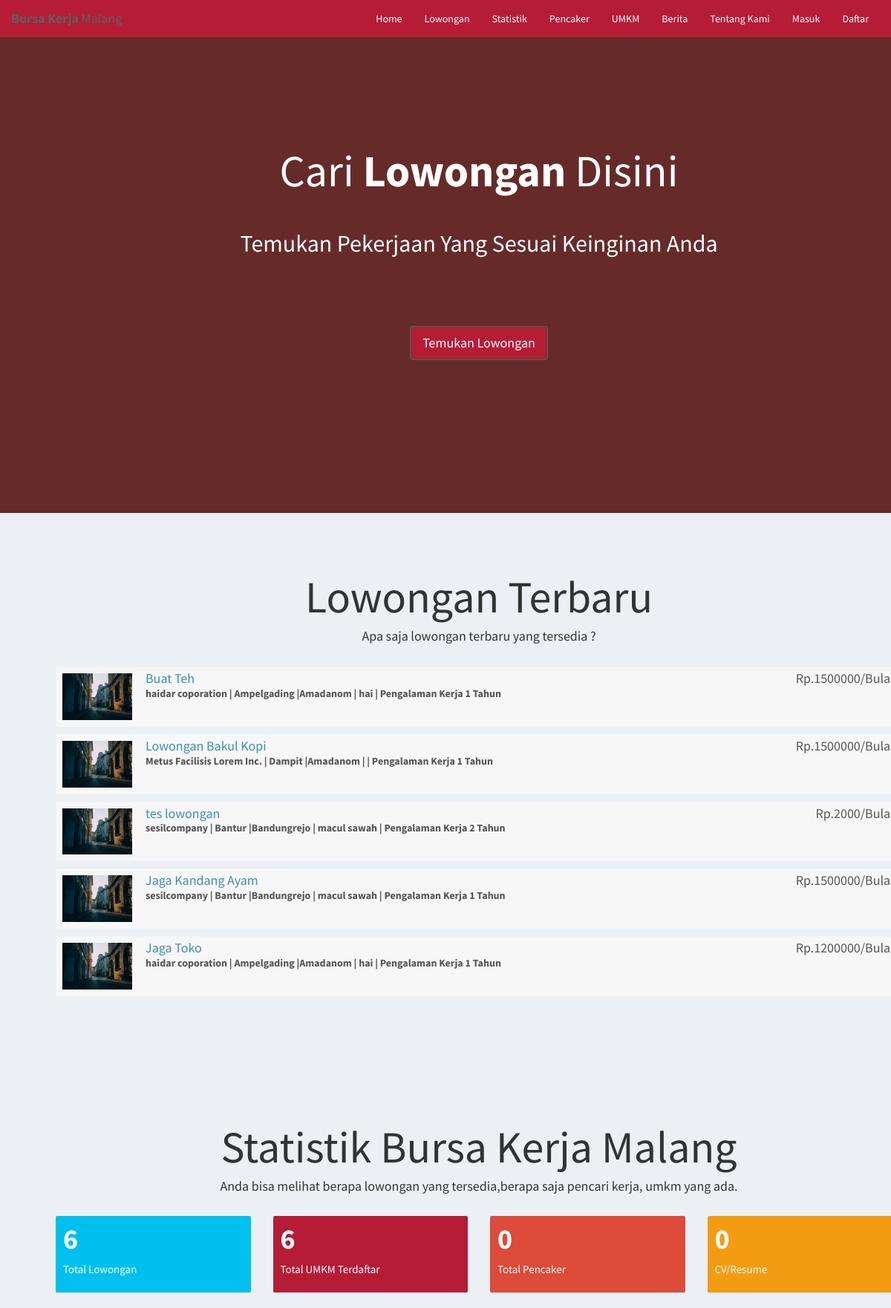
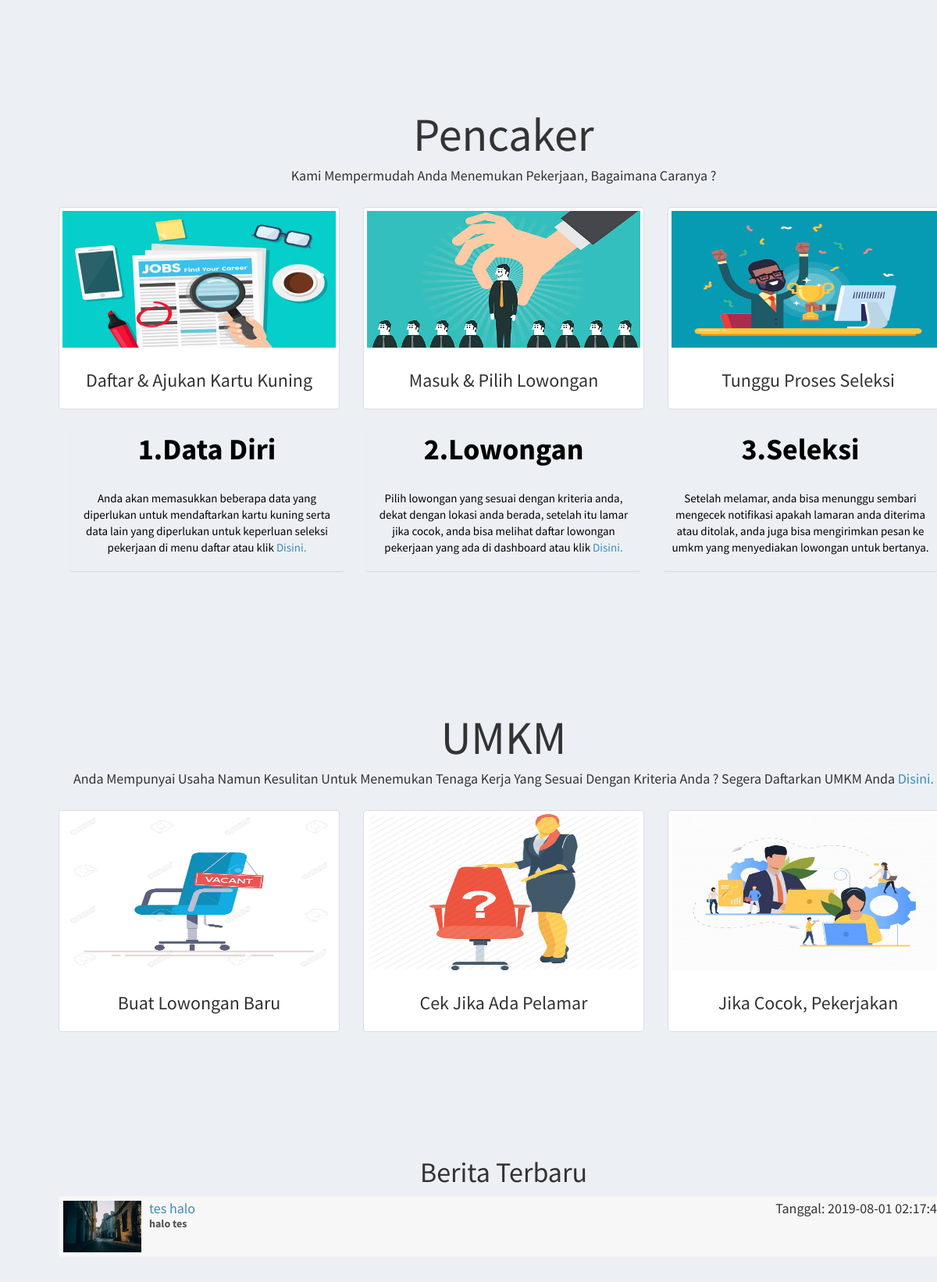
The page / (upper part) on the database its author committed (2 pictures, top to bottom).
### tables this page shows
CREATE TABLE `company` (
  `id_company` int(11) NOT NULL,
  `name` varchar(255) NOT NULL,
  `companyname` varchar(255) NOT NULL,
  `kecamatan` varchar(255) NOT NULL,
  `kelurahan_desa` varchar(255) NOT NULL,
  `alamat` varchar(255) NOT NULL,
  `contactno` varchar(255) NOT NULL,
  `website` varchar(255) NOT NULL,
  `email` varchar(255) NOT NULL,
  `password` varchar(255) NOT NULL,
  `aboutme` varchar(255) DEFAULT NULL,
  `logo` varchar(255) NOT NULL,
  `createdAt` timestamp NOT NULL DEFAULT CURRENT_TIMESTAMP,
  `active` int(11) NOT NULL DEFAULT '2',
  `id_pengusaha` int(11) NOT NULL
);

CREATE TABLE `buat_lowongan` (
  `id_jobpost` int(11) NOT NULL,
  `id_company` int(11) NOT NULL,
  `jobtitle` varchar(255) NOT NULL,
  `description` text NOT NULL,
  `minimumsalary` varchar(255) NOT NULL,
  `maximumsalary` varchar(255) NOT NULL,
  `experience` varchar(255) NOT NULL,
  `qualification` varchar(255) NOT NULL,
  `createdat` timestamp NOT NULL DEFAULT CURRENT_TIMESTAMP
);

CREATE TABLE `buat_artikel` (
  `id_berita` int(11) NOT NULL,
  `id_company` int(11) NOT NULL,
  `judul_berita` varchar(255) NOT NULL,
  `deskripsi` text NOT NULL,
  `pict_article` varchar(255) NOT NULL,
  `createdat` timestamp NOT NULL DEFAULT CURRENT_TIMESTAMP
);

### index.php (the view, shortened to what this page needs)
<?php
  require_once("landingpage/db.php");
?>
<!DOCTYPE html>
<html>
<head>
  <link rel="stylesheet" href="https://cdnjs.cloudflare.com/ajax/libs/twitter-bootstrap/3.3.7/css/bootstrap.min.css">
  <link rel="stylesheet" href="css/style2.css">
  <link rel="stylesheet" href="https://cdnjs.cloudflare.com/ajax/libs/ionicons/2.0.1/css/ionicons.min.css">
  <link rel="stylesheet" href="css/AdminLTE.min.css">
  <link rel="stylesheet" href="css/_all-skins.min.css">
  <link rel="stylesheet" href="css/custom.css">
</head>
<body class="hold-transition skin-green sidebar-mini">
  <div class="wrapper">
  <header class="main-header">
      <nav class="navbar navbar-default" style="position: fixed; width: 100%; margin: 0px;" >
  <div class="container-fluid">
    <div class="navbar-header">
      <a class="navbar-brand" href="index.php"><b>Bursa Kerja</b> Malang</a>
    </div>
    <div class="collapse navbar-collapse" id="bs-example-navbar-collapse-1">
      <ul class="nav navbar-nav navbar-right">
      <li>
              <a href="#home">Home</a>
            </li>
            <li>
              <a href="#lowongan">Lowongan</a>
            </li>
            <li>
              <a href="#statistics">Statistik</a>
            </li>
            <li>
              <a href="#candidates">Pencaker</a>
            </li>
           <li>
            <a href="#company">UMKM</a>
          </li>
          <li>
              <a href="#berita">Berita</a>
            </li>
          <li>
            <a href="#about">Tentang Kami</a>
          </li>
          <?php if(empty($_SESSION['id_user']) && empty($_SESSION['id_company'])) { ?>
            <li>
              <a href="landingpage/login.php">Masuk</a>
            </li>
            <li>
              <a href="landingpage/sign-up.php">Daftar</a>
            </li>
          <?php } ?>
      </ul>
    </div>
  </div>
</nav>
  </header>
  <div class="content-wrapper" style="margin-left: 0px;">
    <section class="content-header bg-main padding-5" id="home" >
      <div class="container">
        <div class="row">
          <div class="col-md-12 text-center index-head">
            <h1>Cari <strong>Lowongan</strong> Disini</h1>
            <p>Temukan Pekerjaan Yang Sesuai Keinginan Anda</p>
            <p><a class="btn btn-success btn-lg" href="landingpage/jobs.php" role="button">Temukan Lowongan</a></p>
          </div>
        </div>
      </div>
    </section>
    <section class="content-header padding-5" id="lowongan">
      <div class="container">
      <div class="row">
          <div class="col-md-12 latest-job margin-bottom-20">
            <h1 class="text-center">Lowongan Terbaru</h1>
            <center><h4>Apa saja lowongan terbaru yang tersedia ?</h4></center>
            <br>
            <?php
          $sql = "SELECT * FROM buat_lowongan Order By Rand() Limit 5";
          $result = $conn->query($sql);
          if($result->num_rows > 0) {
            while($row = $result->fetch_assoc())
            {
              $sql1 = "SELECT * FROM company WHERE id_company='$row[id_company]'";
              $result1 = $conn->query($sql1);
              if($result1->num_rows > 0) {
                while($row1 = $result1->fetch_assoc())
                {
             ?>
            <div class="attachment-block clearfix">
              <img class="attachment-img" style="margin-right: 15px; padding: 3px" src="img/photo1.png" alt="Attachment Image">
              <div class="attachment-text">
                <h4 class="attachment-heading"><a href="landingpage/view-job-post.php?id=<?php echo $row['id_jobpost']; ?>"><?php echo $row['jobtitle']; ?></a> <span class="attachment-heading pull-right">Rp.<?php echo $row['maximumsalary']; ?>/Bulan</span></h4>
                <div class="attachment-text">
                    <div><strong><?php echo $row1['companyname']; ?> | <?php echo $row1['kecamatan']; ?> |<?php echo $row1['kelurahan_desa']; ?> | <?php echo $row1['aboutme']; ?> | Pengalaman Kerja <?php echo $row['experience']; ?> Tahun</strong></div>
                </div>
              </div>
            </div>
          <?php
              }
            }
            }
          }
          ?>
          </div>
        </div>
      </div>
    </section>
    <section id="statistics" class="content-header padding-5">
      <div class="container">
        <div class="row">
          <div class="col-md-12 text-center latest-job margin-bottom-20">
            <h1>Statistik Bursa Kerja Malang</h1>
            <center><h4>Anda bisa melihat berapa lowongan yang tersedia,berapa saja pencari kerja, umkm yang ada.</h4></center>
          </div>
        </div>
        <div class="row">
        <div class="col-lg-3 col-xs-6">
          <div class="small-box bg-aqua">
            <div class="inner">
             <?php
                      $sql = "SELECT * FROM buat_lowongan";
                      $result = $conn->query($sql);
                      if($result->num_rows > 0) {
                        $totalno = $result->num_rows;
                      } else {
                        $totalno = 0;
                      }
                    ?>
              <h3><?php echo $totalno; ?></h3>
              <p>Total Lowongan</p>
            </div>
          </div>
        </div>
        <div class="col-lg-3 col-xs-6">
          <div class="small-box bg-green">
            <div class="inner">
                  <?php
                      $sql = "SELECT * FROM company WHERE active='1'";
                      $result = $conn->query($sql);
                      if($result->num_rows > 0) {
                        $totalno = $result->num_rows;
                      } else {
                        $totalno = 0;
                      }
                    ?>
              <h3><?php echo $totalno; ?></h3>
              <p>Total UMKM Terdaftar</p>
            </div>
          </div>
        </div>
        <div class="col-lg-3 col-xs-6">
          <div class="small-box bg-red">
            <div class="inner">
               <?php
                      $sql = "SELECT * FROM users WHERE active='1'";
                      $result = $conn->query($sql);
                      if($result->num_rows > 0) {
                        $totalno = $result->num_rows;
                      } else {
                        $totalno = 0;
                      }
                    ?>
              <h3><?php echo $totalno; ?></h3>
              <p>Total Pencaker</p>
            </div>
          </div>
        </div>
        <div class="col-lg-3 col-xs-6">
          <div class="small-box bg-yellow">
            <div class="inner">
             <?php
                      $sql = "SELECT * FROM users WHERE resume!=''";
                      $result = $conn->query($sql);
                      if($result->num_rows > 0) {
                        $totalno = $result->num_rows;
                      } else {
                        $totalno = 0;
                      }
                    ?>
              <h3><?php echo $totalno; ?></h3>
              <p>CV/Resume</p>
            </div>
          </div>
        </div>
      </div>
      </div>
    </section>
    <section id="candidates" class="content-header padding-5">
      <div class="container margin-top-30">
        <div class="row">
          <div class="col-md-12 text-center latest-job margin-bottom-20">
            <h1>Pencaker</h1>
            <h4>Kami Mempermudah Anda Menemukan Pekerjaan, Bagaimana Caranya ?</h4>
          </div>
        </div>
        <div class="row">
          <div class="col-sm-4 col-md-4">
            <div class="thumbnail candidate-img">
              <img src="img/job1.jpg" alt="Browse Jobs">
              <div class="caption">
                <h3 class="text-center">Daftar & Ajukan Kartu Kuning</h3>
              </div>
            </div>
          </div>
          <div class="col-sm-4 col-md-4">
            <div class="thumbnail candidate-img">
              <img src="img/job2.jpg" alt="Apply & Get Interviewed">
              <div class="caption">
                <h3 class="text-center">Masuk & Pilih Lowongan</h3>
              </div>
            </div>
          </div>
          <div class="col-sm-4 col-md-4">
            <div class="thumbnail candidate-img">
              <img src="img/job3.jpg" alt="Start A Career">
              <div class="caption">
                <h3 class="text-center">Tunggu Proses Seleksi </h3>
              </div>
            </div>
          </div>
        </div>
      </div>
      <div class="container margin-top-30">
        <div class="row">
          <div class="col-md-12 text-center latest-job margin-bottom-20">
      <div class="col-lg-4 col-xs-9">
          <div class="small-box bg-grey">
            <div class="inner">
            <h3 style="color:black;">1.Data Diri</h3><br>
            <p style="color:black;">Anda akan memasukkan beberapa data yang diperlukan untuk mendaftarkan kartu kuning serta data lain yang diperlukan untuk keperluan seleksi pekerjaan di menu daftar atau klik <a href="landingpage/register-candidates.php">Disini.</a></p>
      </div>
      </div>
      </div>
      <div class="col-lg-4 col-xs-9">
          <div class="small-box bg-grey">
            <div class="inner">
            <h3 style="color:black;">2.Lowongan</h3><br>
            <p style="color:black;">Pilih lowongan yang sesuai dengan kriteria anda, dekat dengan lokasi anda berada, setelah itu lamar jika cocok, anda bisa melihat daftar lowongan pekerjaan yang ada di dashboard atau klik <a href="landingpage/register-candidates.php">Disini.</a> </p>
      </div>
      </div>
      </div>
      <div class="col-lg-4 col-xs-9">
          <div class="small-box bg-grey">
            <div class="inner">
            <h3 style="color:black;">3.Seleksi</h3><br>
            <p style="color:black;">Setelah melamar, anda bisa menunggu sembari mengecek notifikasi apakah lamaran anda diterima atau ditolak, anda juga bisa mengirimkan pesan ke umkm yang menyediakan lowongan untuk bertanya.</p>
      </div>
      </div>
      </div>
      </div>
    </section>
    <section id="company" class="content-header padding-5">
      <div class="container">
        <div class="row">
          <div class="col-md-12 text-center latest-job margin-bottom-20">
            <h1>UMKM</h1>
            <h4>Anda Mempunyai Usaha Namun Kesulitan Untuk Menemukan Tenaga Kerja Yang Sesuai Dengan Kriteria Anda ? Segera Daftarkan UMKM Anda <a href="landingpage/register-company.php">Disini.</a></h4>
          </div>
        </div>
        <div class="row">
          <div class="col-sm-4 col-md-4">
            <div class="thumbnail company-img">
              <img src="img/umkm1.jpg" alt="Browse Jobs">
              <div class="caption">
                <h3 class="text-center">Buat Lowongan Baru</h3>
              </div>
            </div>
          </div>
          <div class="col-sm-4 col-md-4">
            <div class="thumbnail company-img">
              <img src="img/umkm2.png" alt="Apply & Get Interviewed">
              <div class="caption">
                <h3 class="text-center">Cek Jika Ada Pelamar</h3>
              </div>
            </div>
          </div>
          <div class="col-sm-4 col-md-4">
            <div class="thumbnail company-img">
              <img src="img/umkm3.jpg" alt="Start A Career">
              <div class="caption">
                <h3 class="text-center">Jika Cocok, Pekerjakan</h3>
              </div>
            </div>
          </div>
        </div>
      </div>
    </section>
    <section id="berita" class="content-header padding-5">
      <div class="container">
        <div class="row">
          <div class="col-md-12 latest-job margin-bottom-20">
            <center>
            <h1>Berita Terbaru</h1>
            </center>
            <?php
            $sql = "SELECT * FROM buat_artikel Order By Rand() Limit 5";
          $result = $conn->query($sql);
          if($result->num_rows > 0) {
            while($row = $result->fetch_assoc())
            {
             ?>
            <div class="attachment-block clearfix">
              <img class="attachment-img" src="img/photo1.png" alt="Attachment Image">
              <div class="attachment-pushed">
                <h4 class="attachment-heading"><a href="landingpage/view-article.php?id=<?php echo $row['id_berita']; ?>"><?php echo $row['judul_berita']; ?></a> <span class="attachment-heading pull-right">Tanggal: <?php echo $row['createdat']; ?></span></h4>
                <div class="attachment-text">
                    <div><strong><?php echo $row['deskripsi']; ?></strong></div>
                </div>
              </div>
            </div>
          <?php
            }
          }
          ?>
          </div>
        </div>
      </div>
    </section>
  </div>
</div>
</body>
</html>

### css/custom.css (style rules this page uses)
.bg-main { background: linear-gradient(0deg, rgba(0, 0, 0, 0.5), rgba(0, 0, 0, 0.5)), url(../img/mlg.jpg) no-repeat center center fixed !important; -webkit-background-size: cover; -moz-background-size: cover; -o-background-size: cover; background-size: cover !important; }
.index-head { padding: 10%; color: #fff; line-height: 790%; }
.index-head>h1 { font-size: 60px; }
.index-head>p { font-size: 32px; }
.index-head>p>a { margin-top: 20px; }
.latest-job { line-height: 150%; }
.latest-job>h1 { font-size: 60px; }
.candidate-img>img { width: 350px; height: 175px; }
.company-img>img { width: 350px; height: 200px; }
.margin-bottom-20 { margin-bottom: 20px; }
.padding-5 { padding: 5%; }

### rows shown on the page
buat_lowongan: jobtitle "Buat Teh", maximumsalary "1500000", experience "1"
company: companyname "haidar coporation", kecamatan "Ampelgading", kelurahan_desa "Amadanom", aboutme "hai"
buat_lowongan: jobtitle "Lowongan Bakul Kopi", maximumsalary "1500000", experience "1"
company: companyname "Metus Facilisis Lorem Inc.", kecamatan "Dampit", kelurahan_desa "Amadanom"
buat_lowongan: jobtitle "tes lowongan", maximumsalary "2000", experience "2"
company: companyname "sesilcompany", kecamatan "Bantur", kelurahan_desa "Bandungrejo", aboutme "macul sawah"
buat_lowongan: jobtitle "Jaga Kandang Ayam", maximumsalary "1500000", experience "1"
buat_lowongan: jobtitle "Jaga Toko", maximumsalary "1200000", experience "1"
buat_artikel: judul_berita "tes halo", createdat "2019-08-01…", deskripsi "halo tes"

### other values the page prints
$totalno "6"
$totalno "0"
